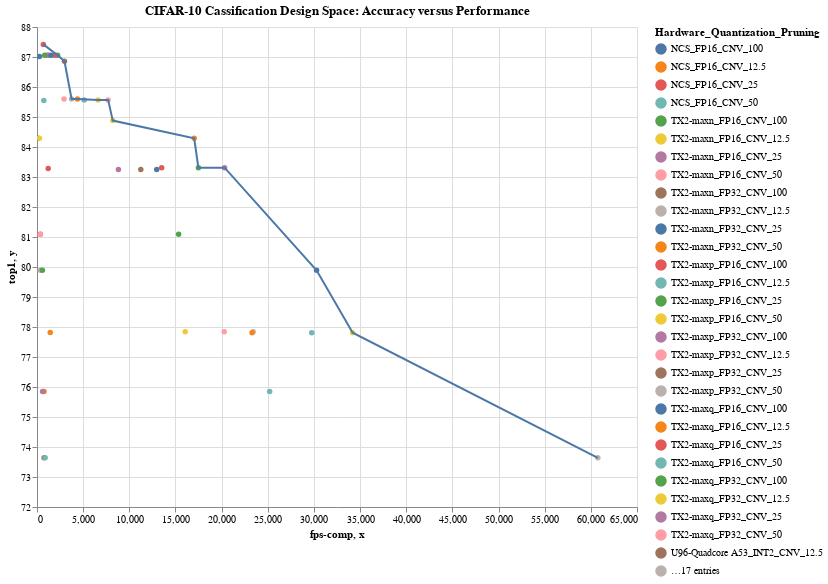

Notebook cell for this chart:
### Code cell
#hide
""" This is to create a df to be joined with the theoretical df in 'Theoretical Analysis' to create the overlapped paretos

Steps
------
1. Create subset from imagenet that doesn't have the ResNet50 v15 measurements because it does not have accuracy measures
2. Create new hardware column that has hardware and operation mode, beware with NaNs
3. Create new 'hardw_datatype_net_prun' with hardware + datatype + netwrok + pruning
4. Create a suset of the dataframe with the above mentioned column and the corresponding ones
5. With groupby for col 'hardw_datatype_net_prun', for each unique value get the rows with biggest batch 
6. Add 'type column', reset the index from 'hardw_datatype_net_prun' to ints and save it
"""
#This is to get the pareto plot for biggest batch size
#   Create cnv_df_tmp from cnv_df
cnv_df_tmp = cnv_df.copy()
#   create hardw column to include: hardware + op_mode
cnv_df_tmp['hardw']= cnv_df_tmp['HWType'] + ('-' + cnv_df_tmp['Op mode']).fillna('')
#   create hardw_datatype_net_prun col with all those columns merged
cnv_df_tmp['hardw_datatype_net_prun'] = cnv_df_tmp.apply(lambda r: "_".join([r.hardw, r.Datatype,r.NN_Topology, str(r.PruningFactor)]), axis=1)
#   create a subset of the dataframe with only those columns
cnv_df_tmp = cnv_df_tmp[['hardw_datatype_net_prun', 'hardw','NN_Topology','fps-comp', 'top1','batch/thread/stream']]
#   Only get the points corresponding to the biggest batch
cnv_df_tmp = cnv_df_tmp.groupby('hardw_datatype_net_prun')[['batch/thread/stream', 'hardw','NN_Topology','fps-comp', 'top1']].max()
#   add type column
cnv_df_tmp['type'] = 'measured'
#   reset index to start being numeric 
cnv_df_tmp = cnv_df_tmp.reset_index()
#   change column names
cnv_df_tmp.columns = ['hardw_datatype_net_prun', 'batch/thread/stream', 'hardw', 'network', 'fps-comp', 'top1', 'type']
#   fix samll stuff in the df so things match with the other side
cnv_df_tmp = replace_data_df(df_=cnv_df_tmp, column='hardw_datatype_net_prun', list_tuples_data_to_replace=[("RN50", "ResNet50"),("MNv1", "MobileNetv1"),('GNv1','GoogLeNetv1'),('100.0','100'),('25.0','25') ,('50.0','50')])
cnv_df_tmp = replace_data_df(df_=cnv_df_tmp, column='network', list_tuples_data_to_replace=[("RN50", "ResNet50"),("MNv1", "MobileNetv1"),('GNv1','GoogLeNetv1')])
#delete unnecessary columns
cnv_df_tmp = cnv_df_tmp.drop(columns=['batch/thread/stream'])


#save it all
cnv_df_tmp.to_csv('data/cleaned_csv/pareto_data_cifar.csv', index = False)
#plot the pareto to confirm all is good
pareto_graph(df= cnv_df_tmp, 
             groupcol= 'hardw_datatype_net_prun', 
             xcol= 'fps-comp', 
             ycol= 'top1', 
             W= W, 
             H= H, 
             title= "CIFAR-10 Cassification Design Space: Accuracy versus Performance")
#cnv_df_tmp

### Figure 1 — Vega-Lite specification as saved in the notebook (floating-point values rounded to 4 significant figures)
{"config": {"view": {"continuousWidth": 400, "continuousHeight": 300}}, "layer": [{"data": {"name": "data-44a75e688dfb8bdbe6f4ffc28daaadb2"}, "mark": {"type": "line", "point": true}, "encoding": {"color": {"type": "nominal", "field": "hardw_datatype_net_prun", "legend": {"columns": 1, "title": "Hardware_Quantization_Pruning"}}, "x": {"type": "quantitative", "field": "fps-comp"}, "y": {"type": "quantitative", "field": "top1", "scale": {"zero": false}}}, "selection": {"selector012": {"type": "interval", "bind": "scales", "encodings": ["x", "y"]}}}, {"data": {"name": "data-df9708bd8f51c45214600d544b3d08ca"}, "mark": "line", "encoding": {"x": {"type": "quantitative", "field": "x"}, "y": {"type": "quantitative", "field": "y", "scale": {"zero": false}}}}], "height": 480, "title": "CIFAR-10 Cassification Design Space: Accuracy versus Performance", "width": 600, "$schema": "https://vega.github.io/schema/vega-lite/v4.0.2.json", "datasets": {"data-44a75e688dfb8bdbe6f4ffc28daaadb2": [{"hardw_datatype_net_prun": "NCS_FP16_CNV_100", "hardw": "NCS", "network": "CNV", "fps-comp": 265.7, "top1": 87.02, "type": "measured"}, {"hardw_datatype_net_prun": "NCS_FP16_CNV_12.5", "hardw": "NCS", "network": "CNV", "fps-comp": 1435.0, "top1": 77.82, "type": "measured"}, {"hardw_datatype_net_prun": "NCS_FP16_CNV_25", "hardw": "NCS", "network": "CNV", "fps-comp": 1212.0, "top1": 83.28, "type": "measured"}, {"hardw_datatype_net_prun": "NCS_FP16_CNV_50", "hardw": "NCS", "network": "CNV", "fps-comp": 739.2, "top1": 85.55, "type": "measured"}, {"hardw_datatype_net_prun": "TX2-maxn_FP16_CNV_100", "hardw": "TX2-maxn", "network": "CNV", "fps-comp": 2231.0, "top1": 87.06, "type": "measured"}, {"hardw_datatype_net_prun": "TX2-maxn_FP16_CNV_12.5", "hardw": "TX2-maxn", "network": "CNV", "fps-comp": 34200.0, "top1": 77.81, "type": "measured"}, {"hardw_datatype_net_prun": "TX2-maxn_FP16_CNV_25", "hardw": "TX2-maxn", "network": "CNV", "fps-comp": 20320.0, "top1": 83.31, "type": "measured"}, {"hardw_datatype_net_prun": "TX2-maxn_FP16_CNV_50", "hardw": "TX2-maxn", "network": "CNV", "fps-comp": 7707.0, "top1": 85.57, "type": "measured"}, {"hardw_datatype_net_prun": "TX2-maxn_FP32_CNV_100", "hardw": "TX2-maxn", "network": "CNV", "fps-comp": 1236.0, "top1": 87.06, "type": "measured"}, {"hardw_datatype_net_prun": "TX2-maxn_FP32_CNV_12.5", "hardw": "TX2-maxn", "network": "CNV", "fps-comp": 23410.0, "top1": 77.84, "type": "measured"}, {"hardw_datatype_net_prun": "TX2-maxn_FP32_CNV_25", "hardw": "TX2-maxn", "network": "CNV", "fps-comp": 12970.0, "top1": 83.25, "type": "measured"}, {"hardw_datatype_net_prun": "TX2-maxn_FP32_CNV_50", "hardw": "TX2-maxn", "network": "CNV", "fps-comp": 4385.0, "top1": 85.6, "type": "measured"}, {"hardw_datatype_net_prun": "TX2-maxp_FP16_CNV_100", "hardw": "TX2-maxp", "network": "CNV", "fps-comp": 1940.0, "top1": 87.06, "type": "measured"}, {"hardw_datatype_net_prun": "TX2-maxp_FP16_CNV_12.5", "hardw": "TX2-maxp", "network": "CNV", "fps-comp": 29760.0, "top1": 77.81, "type": "measured"}, {"hardw_datatype_net_prun": "TX2-maxp_FP16_CNV_25", "hardw": "TX2-maxp", "network": "CNV", "fps-comp": 17480.0, "top1": 83.31, "type": "measured"}, {"hardw_datatype_net_prun": "TX2-maxp_FP16_CNV_50", "hardw": "TX2-maxp", "network": "CNV", "fps-comp": 6618.0, "top1": 85.57, "type": "measured"}, {"hardw_datatype_net_prun": "TX2-maxp_FP32_CNV_100", "hardw": "TX2-maxp", "network": "CNV", "fps-comp": 1073.0, "top1": 87.06, "type": "measured"}, {"hardw_datatype_net_prun": "TX2-maxp_FP32_CNV_12.5", "hardw": "TX2-maxp", "network": "CNV", "fps-comp": 20280.0, "top1": 77.84, "type": "measured"}, {"hardw_datatype_net_prun": "TX2-maxp_FP32_CNV_25", "hardw": "TX2-maxp", "network": "CNV", "fps-comp": 11250.0, "top1": 83.25, "type": "measured"}, {"hardw_datatype_net_prun": "TX2-maxp_FP32_CNV_50", "hardw": "TX2-maxp", "network": "CNV", "fps-comp": 3744.0, "top1": 85.6, "type": "measured"}, {"hardw_datatype_net_prun": "TX2-maxq_FP16_CNV_100", "hardw": "TX2-maxq", "network": "CNV", "fps-comp": 1520.0, "top1": 87.06, "type": "measured"}, {"hardw_datatype_net_prun": "TX2-maxq_FP16_CNV_12.5", "hardw": "TX2-maxq", "network": "CNV", "fps-comp": 23300.0, "top1": 77.81, "type": "measured"}, {"hardw_datatype_net_prun": "TX2-maxq_FP16_CNV_25", "hardw": "TX2-maxq", "network": "CNV", "fps-comp": 13510.0, "top1": 83.31, "type": "measured"}, {"hardw_datatype_net_prun": "TX2-maxq_FP16_CNV_50", "hardw": "TX2-maxq", "network": "CNV", "fps-comp": 5110.0, "top1": 85.57, "type": "measured"}, {"hardw_datatype_net_prun": "TX2-maxq_FP32_CNV_100", "hardw": "TX2-maxq", "network": "CNV", "fps-comp": 832.6, "top1": 87.06, "type": "measured"}, {"hardw_datatype_net_prun": "TX2-maxq_FP32_CNV_12.5", "hardw": "TX2-maxq", "network": "CNV", "fps-comp": 16050.0, "top1": 77.84, "type": "measured"}, {"hardw_datatype_net_prun": "TX2-maxq_FP32_CNV_25", "hardw": "TX2-maxq", "network": "CNV", "fps-comp": 8820.0, "top1": 83.25, "type": "measured"}, {"hardw_datatype_net_prun": "TX2-maxq_FP32_CNV_50", "hardw": "TX2-maxq", "network": "CNV", "fps-comp": 2929.0, "top1": 85.6, "type": "measured"}, {"hardw_datatype_net_prun": "U96-Quadcore A53_INT2_CNV_12.5", "hardw": "U96-Quadcore A53", "network": "CNV", "fps-comp": 766.0, "top1": 73.64, "type": "measured"}, {"hardw_datatype_net_prun": "U96-Quadcore A53_INT2_CNV_25", "hardw": "U96-Quadcore A53", "network": "CNV", "fps-comp": 363.7, "top1": 79.89, "type": "measured"}, {"hardw_datatype_net_prun": "U96-Quadcore A53_INT2_CNV_50", "hardw": "U96-Quadcore A53", "network": "CNV", "fps-comp": 104.3, "top1": 84.29, "type": "measured"}, {"hardw_datatype_net_prun": "U96-Quadcore A53_INT4_CNV_12.5", "hardw": "U96-Quadcore A53", "network": "CNV", "fps-comp": 761.6, "top1": 75.85, "type": "measured"}, {"hardw_datatype_net_prun": "U96-Quadcore A53_INT4_CNV_25", "hardw": "U96-Quadcore A53", "network": "CNV", "fps-comp": 361.9, "top1": 81.09, "type": "measured"}, {"hardw_datatype_net_prun": "ZCU104-Bismo_INT2_CNV_12.5", "hardw": "ZCU104-Bismo", "network": "CNV", "fps-comp": 883.6, "top1": 73.64, "type": "measured"}, {"hardw_datatype_net_prun": "ZCU104-Bismo_INT2_CNV_25", "hardw": "ZCU104-Bismo", "network": "CNV", "fps-comp": 581.7, "top1": 79.89, "type": "measured"}, {"hardw_datatype_net_prun": "ZCU104-Bismo_INT2_CNV_50", "hardw": "ZCU104-Bismo", "network": "CNV", "fps-comp": 263.9, "top1": 84.29, "type": "measured"}, {"hardw_datatype_net_prun": "ZCU104-Bismo_INT4_CNV_12.5", "hardw": "ZCU104-Bismo", "network": "CNV", "fps-comp": 605.0, "top1": 75.85, "type": "measured"}, {"hardw_datatype_net_prun": "ZCU104-Bismo_INT4_CNV_25", "hardw": "ZCU104-Bismo", "network": "CNV", "fps-comp": 368.8, "top1": 81.09, "type": "measured"}, {"hardw_datatype_net_prun": "ZCU104-FINN_INT2_CNV_100", "hardw": "ZCU104-FINN", "network": "CNV", "fps-comp": 2979.0, "top1": 86.86, "type": "measured"}, {"hardw_datatype_net_prun": "ZCU104-FINN_INT2_CNV_12.5", "hardw": "ZCU104-FINN", "network": "CNV", "fps-comp": 60760.0, "top1": 73.64, "type": "measured"}, {"hardw_datatype_net_prun": "ZCU104-FINN_INT2_CNV_25", "hardw": "ZCU104-FINN", "network": "CNV", "fps-comp": 30290.0, "top1": 79.89, "type": "measured"}, {"hardw_datatype_net_prun": "ZCU104-FINN_INT2_CNV_50", "hardw": "ZCU104-FINN", "network": "CNV", "fps-comp": 17030.0, "top1": 84.29, "type": "measured"}, {"hardw_datatype_net_prun": "ZCU104-FINN_INT4_CNV_100", "hardw": "ZCU104-FINN", "network": "CNV", "fps-comp": 686.8, "top1": 87.42, "type": "measured"}, {"hardw_datatype_net_prun": "ZCU104-FINN_INT4_CNV_12.5", "hardw": "ZCU104-FINN", "network": "CNV", "fps-comp": 25210.0, "top1": 75.85, "type": "measured"}, {"hardw_datatype_net_prun": "ZCU104-FINN_INT4_CNV_25", "hardw": "ZCU104-FINN", "network": "CNV", "fps-comp": 15340.0, "top1": 81.09, "type": "measured"}, {"hardw_datatype_net_prun": "ZCU104-FINN_INT4_CNV_50", "hardw": "ZCU104-FINN", "network": "CNV", "fps-comp": 8209.0, "top1": 84.88, "type": "measured"}], "data-df9708bd8f51c45214600d544b3d08ca": [{"x": 686.8, "y": 87.42, "group": "ZCU104-FINN_INT4_CNV_100"}, {"x": 2231.0, "y": 87.06, "group": "TX2-maxn_FP16_CNV_100"}, {"x": 2979.0, "y": 86.86, "group": "ZCU104-FINN_INT2_CNV_100"}, {"x": 3744.0, "y": 85.6, "group": "TX2-maxp_FP32_CNV_50"}, {"x": 4385.0, "y": 85.6, "group": "TX2-maxn_FP32_CNV_50"}, {"x": 6618.0, "y": 85.57, "group": "TX2-maxp_FP16_CNV_50"}, {"x": 7707.0, "y": 85.57, "group": "TX2-maxn_FP16_CNV_50"}, {"x": 8209.0, "y": 84.88, "group": "ZCU104-FINN_INT4_CNV_50"}, {"x": 17030.0, "y": 84.29, "group": "ZCU104-FINN_INT2_CNV_50"}, {"x": 17480.0, "y": 83.31, "group": "TX2-maxp_FP16_CNV_25"}, {"x": 20320.0, "y": 83.31, "group": "TX2-maxn_FP16_CNV_25"}, {"x": 30290.0, "y": 79.89, "group": "ZCU104-FINN_INT2_CNV_25"}, {"x": 34200.0, "y": 77.81, "group": "TX2-maxn_FP16_CNV_12.5"}, {"x": 60760.0, "y": 73.64, "group": "ZCU104-FINN_INT2_CNV_12.5"}]}}
